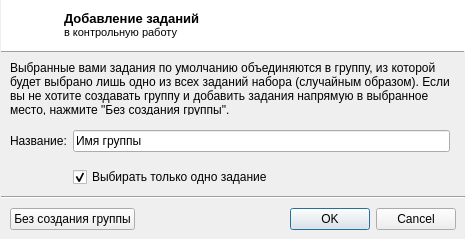
<?xml version="1.0" encoding="UTF-8"?>
<ui version="4.0">
 <class>dlgAddQuestions</class>
 <widget class="QDialog" name="dlgAddQuestions">
  <property name="geometry">
   <rect>
    <x>0</x>
    <y>0</y>
    <width>465</width>
    <height>239</height>
   </rect>
  </property>
  <property name="windowTitle">
   <string>Dialog</string>
  </property>
  <layout class="QVBoxLayout" name="verticalLayout">
   <property name="spacing">
    <number>0</number>
   </property>
   <property name="leftMargin">
    <number>1</number>
   </property>
   <property name="topMargin">
    <number>0</number>
   </property>
   <property name="rightMargin">
    <number>0</number>
   </property>
   <property name="bottomMargin">
    <number>0</number>
   </property>
   <item>
    <widget class="QFrame" name="frame_3">
     <property name="minimumSize">
      <size>
       <width>0</width>
       <height>50</height>
      </size>
     </property>
     <property name="maximumSize">
      <size>
       <width>16777215</width>
       <height>50</height>
      </size>
     </property>
     <property name="styleSheet">
      <string notr="true">background: palette(base);</string>
     </property>
     <layout class="QGridLayout" name="gridLayout_2">
      <property name="leftMargin">
       <number>25</number>
      </property>
      <item row="0" column="0">
       <widget class="QLabel" name="label_3">
        <property name="minimumSize">
         <size>
          <width>32</width>
          <height>32</height>
         </size>
        </property>
        <property name="maximumSize">
         <size>
          <width>32</width>
          <height>32</height>
         </size>
        </property>
        <property name="text">
         <string/>
        </property>
        <property name="pixmap">
         <pixmap resource="../r.qrc">:/ico32/contact-new.png</pixmap>
        </property>
       </widget>
      </item>
      <item row="0" column="1">
       <widget class="QLabel" name="label_4">
        <property name="text">
         <string>&lt;!DOCTYPE HTML PUBLIC &quot;-//W3C//DTD HTML 4.0//EN&quot; &quot;http://www.w3.org/TR/REC-html40/strict.dtd&quot;&gt;
&lt;html&gt;&lt;head&gt;&lt;meta name=&quot;qrichtext&quot; content=&quot;1&quot; /&gt;&lt;style type=&quot;text/css&quot;&gt;
p, li { white-space: pre-wrap; }
&lt;/style&gt;&lt;/head&gt;&lt;body style=&quot; font-family:'MS Shell Dlg 2'; font-size:8.25pt; font-weight:400; font-style:normal;&quot;&gt;
&lt;p style=&quot; margin-top:0px; margin-bottom:0px; margin-left:0px; margin-right:0px; -qt-block-indent:0; text-indent:0px;&quot;&gt;&lt;span style=&quot; font-size:10pt; font-weight:600;&quot;&gt;Добавление заданий&lt;/span&gt;&lt;/p&gt;
&lt;p style=&quot; margin-top:0px; margin-bottom:0px; margin-left:0px; margin-right:0px; -qt-block-indent:0; text-indent:0px;&quot;&gt;&lt;span style=&quot; font-size:8pt;&quot;&gt;в контрольную работу&lt;/span&gt;&lt;/p&gt;&lt;/body&gt;&lt;/html&gt;</string>
        </property>
       </widget>
      </item>
     </layout>
    </widget>
   </item>
   <item>
    <widget class="Line" name="line_2">
     <property name="frameShadow">
      <enum>QFrame::Raised</enum>
     </property>
     <property name="orientation">
      <enum>Qt::Horizontal</enum>
     </property>
    </widget>
   </item>
   <item>
    <widget class="QFrame" name="frame">
     <layout class="QGridLayout" name="gridLayout">
      <property name="horizontalSpacing">
       <number>6</number>
      </property>
      <property name="verticalSpacing">
       <number>15</number>
      </property>
      <item row="3" column="1" colspan="2">
       <widget class="QCheckBox" name="chkRandom">
        <property name="text">
         <string>Выбирать только одно задание</string>
        </property>
        <property name="checked">
         <bool>true</bool>
        </property>
       </widget>
      </item>
      <item row="1" column="0" colspan="2">
       <widget class="QLabel" name="label_2">
        <property name="text">
         <string>Выбранные вами задания по умолчанию объединяются в группу, из которой будет выбрано лишь одно из всех заданий набора (случайным образом). Если вы не хотите создавать группу и добавить задания напрямую в выбранное место, нажмите &quot;Без создания группы&quot;.</string>
        </property>
        <property name="wordWrap">
         <bool>true</bool>
        </property>
       </widget>
      </item>
      <item row="2" column="1">
       <widget class="QLineEdit" name="linName">
        <property name="text">
         <string>Имя группы</string>
        </property>
       </widget>
      </item>
      <item row="2" column="0">
       <widget class="QLabel" name="label">
        <property name="text">
         <string>Название:</string>
        </property>
       </widget>
      </item>
     </layout>
    </widget>
   </item>
   <item>
    <widget class="Line" name="line">
     <property name="orientation">
      <enum>Qt::Horizontal</enum>
     </property>
    </widget>
   </item>
   <item>
    <widget class="QFrame" name="frame_2">
     <property name="sizePolicy">
      <sizepolicy hsizetype="Preferred" vsizetype="Maximum">
       <horstretch>0</horstretch>
       <verstretch>0</verstretch>
      </sizepolicy>
     </property>
     <layout class="QHBoxLayout" name="horizontalLayout">
      <item>
       <widget class="QPushButton" name="btnNoGroup">
        <property name="text">
         <string>Без создания группы</string>
        </property>
       </widget>
      </item>
      <item>
       <widget class="QDialogButtonBox" name="buttonBox">
        <property name="standardButtons">
         <set>QDialogButtonBox::Cancel|QDialogButtonBox::Ok</set>
        </property>
       </widget>
      </item>
     </layout>
    </widget>
   </item>
  </layout>
 </widget>
 <tabstops>
  <tabstop>linName</tabstop>
  <tabstop>chkRandom</tabstop>
  <tabstop>buttonBox</tabstop>
 </tabstops>
 <resources>
  <include location="../r.qrc"/>
 </resources>
 <connections/>
</ui>
